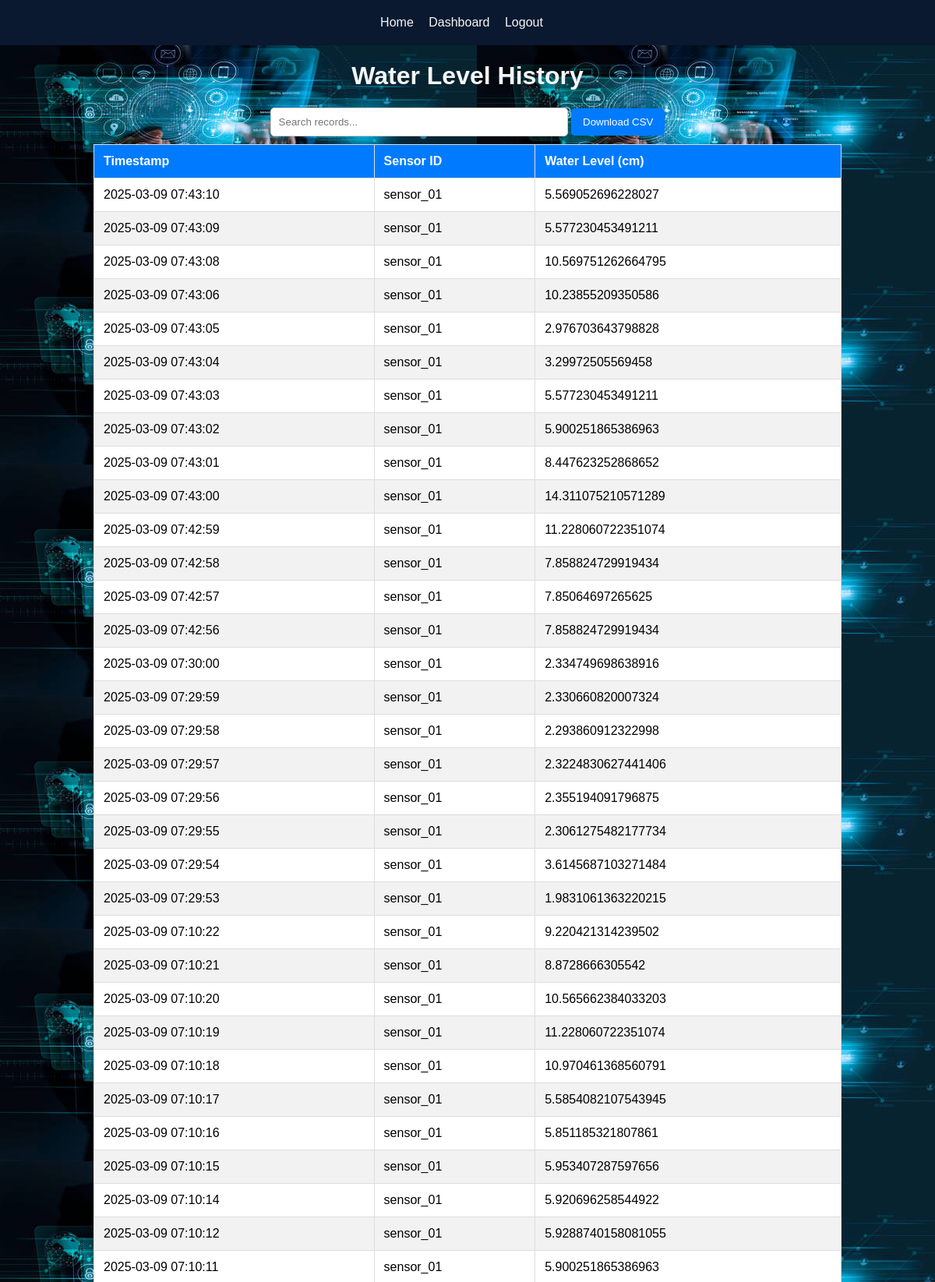
The app's page /history (upper part) with its own data.
### tables this page shows
CREATE TABLE water_level_data (
            id INTEGER PRIMARY KEY AUTOINCREMENT,
            sensor_id TEXT NOT NULL,
            water_level REAL NOT NULL,
            timestamp DATETIME DEFAULT CURRENT_TIMESTAMP
        );

### app.py (the view)
@app.route('/history')
def history():
    data = get_water_level_data()
    return render_template('history.html', data=data)

### database.py (called while the page is built)
def get_db_connection():
    return sqlite3.connect(DATABASE)

def get_water_level_data():
    conn = get_db_connection()
    cursor = conn.cursor()
    cursor.execute('SELECT * FROM water_level_data ORDER BY timestamp DESC')
    data = cursor.fetchall()
    conn.close()
    return data

### templates/history.html (shortened to what this page needs)
<!DOCTYPE html>
<html lang="en">
<head>
    <link rel="stylesheet" href="{{ url_for('static', filename='css/styles.css') }}">
</head>
<body>
    <nav>
        <a href="/">Home</a>
        <a href="/dashboard">Dashboard</a>
        <a href="/logout">Logout</a>
    </nav>
    <h1>Water Level History</h1>
    <input type="text" id="search" onkeyup="filterTable()" placeholder="Search records...">
    <button onclick="window.location.href='/export'">Download CSV</button>
    <table id="historyTable" border="1">
        <thead>
            <tr>
                <th>Timestamp</th>
                <th>Sensor ID</th>
                <th>Water Level (cm)</th>
            </tr>
        </thead>
        <tbody>
            {% for entry in data %}
            <tr>
                <td>{{ entry[3] }}</td>
                <td>{{ entry[1] }}</td>
                <td>{{ entry[2] }}</td>
            </tr>
            {% endfor %}
        </tbody>
    </table>
</body>
</html>

### static/css/styles.css (style rules this page uses)
body { font-family: Arial, sans-serif; margin: 0; padding:0; background-image: url('/static/images/bg.jpg'); background-color: #0a192f; }
nav { background-color: #0a192f;; padding: 20px; }
nav a { color: whitesmoke; margin-right: 15px; text-decoration: none; }
table { width: 100%; border-collapse: collapse; }
table, th, td { border: 1px solid #ddd; }
th, td { padding: 8px; text-align: left; }
th { background-color: #f2f2f2; }
body { font-family: Arial, sans-serif; text-align: center; background-color: #f4f4f4; }
h1 { color:whitesmoke; }
input { padding: 10px; margin-bottom: 10px; width: 30%; border: 1px solid #ccc; border-radius: 5px; }
button { background-color: #007BFF; color: white; padding: 10px 15px; border: none; cursor: pointer; border-radius: 5px; }
table { width: 80%; margin: auto; border-collapse: collapse; background: white; }
th, td { padding: 12px; border: 1px solid #ddd; }
th { background: #007BFF; color: white; }
tr:nth-child(even) { background-color: #f2f2f2; }

### records on screen
water_level_data: timestamp "2025-03-09 07:43:10", sensor "sensor_01", water_level "5.569052696228027"
water_level_data: timestamp "2025-03-09 07:43:09", sensor "sensor_01", water_level "5.577230453491211"
water_level_data: timestamp "2025-03-09 07:43:08", sensor "sensor_01", water_level "10.569751262664795"
water_level_data: timestamp "2025-03-09 07:43:06", sensor "sensor_01", water_level "10.23855209350586"
water_level_data: timestamp "2025-03-09 07:43:05", sensor "sensor_01", water_level "2.976703643798828"
water_level_data: timestamp "2025-03-09 07:43:04", sensor "sensor_01", water_level "3.29972505569458"
water_level_data: timestamp "2025-03-09 07:43:03", sensor "sensor_01", water_level "5.577230453491211"
water_level_data: timestamp "2025-03-09 07:43:02", sensor "sensor_01", water_level "5.900251865386963"
water_level_data: timestamp "2025-03-09 07:43:01", sensor "sensor_01", water_level "8.447623252868652"
water_level_data: timestamp "2025-03-09 07:43:00", sensor "sensor_01", water_level "14.311075210571289"
water_level_data: timestamp "2025-03-09 07:42:59", sensor "sensor_01", water_level "11.228060722351074"
water_level_data: timestamp "2025-03-09 07:42:58", sensor "sensor_01", water_level "7.858824729919434"
water_level_data: timestamp "2025-03-09 07:42:57", sensor "sensor_01", water_level "7.85064697265625"
water_level_data: timestamp "2025-03-09 07:42:56", sensor "sensor_01", water_level "7.858824729919434"
water_level_data: timestamp "2025-03-09 07:30:00", sensor "sensor_01", water_level "2.334749698638916"
water_level_data: timestamp "2025-03-09 07:29:59", sensor "sensor_01", water_level "2.330660820007324"
water_level_data: timestamp "2025-03-09 07:29:58", sensor "sensor_01", water_level "2.293860912322998"
water_level_data: timestamp "2025-03-09 07:29:57", sensor "sensor_01", water_level "2.3224830627441406"
water_level_data: timestamp "2025-03-09 07:29:56", sensor "sensor_01", water_level "2.355194091796875"
water_level_data: timestamp "2025-03-09 07:29:55", sensor "sensor_01", water_level "2.3061275482177734"
water_level_data: timestamp "2025-03-09 07:29:54", sensor "sensor_01", water_level "3.6145687103271484"
water_level_data: timestamp "2025-03-09 07:29:53", sensor "sensor_01", water_level "1.9831061363220215"
water_level_data: timestamp "2025-03-09 07:10:22", sensor "sensor_01", water_level "9.220421314239502"
water_level_data: timestamp "2025-03-09 07:10:21", sensor "sensor_01", water_level "8.8728666305542"
water_level_data: timestamp "2025-03-09 07:10:20", sensor "sensor_01", water_level "10.565662384033203"
water_level_data: timestamp "2025-03-09 07:10:19", sensor "sensor_01", water_level "11.228060722351074"
water_level_data: timestamp "2025-03-09 07:10:18", sensor "sensor_01", water_level "10.970461368560791"
water_level_data: timestamp "2025-03-09 07:10:17", sensor "sensor_01", water_level "5.5854082107543945"
water_level_data: timestamp "2025-03-09 07:10:16", sensor "sensor_01", water_level "5.851185321807861"
water_level_data: timestamp "2025-03-09 07:10:15", sensor "sensor_01", water_level "5.953407287597656"
water_level_data: timestamp "2025-03-09 07:10:14", sensor "sensor_01", water_level "5.920696258544922"
water_level_data: timestamp "2025-03-09 07:10:12", sensor "sensor_01", water_level "5.9288740158081055"
water_level_data: timestamp "2025-03-09 07:10:11", sensor "sensor_01", water_level "5.900251865386963"
